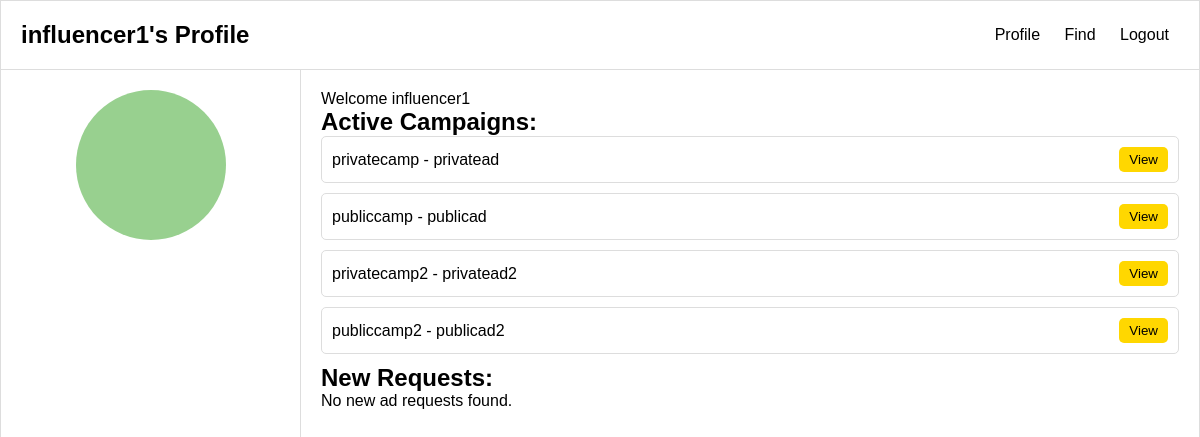
Page /influencer/profile (signed in) on the committed database.
### models.py (models this page shows)
class User(db.Model):
    id = db.Column(db.Integer, primary_key=True)
    username = db.Column(db.String(80), unique=True, nullable=False)
    password = db.Column(db.String(128), nullable=False)
    user_type = db.Column(db.String(80), nullable=False)  # 'influencer' or 'sponsor'
    __mapper_args__ = {
        'polymorphic_identity': 'user',
        'polymorphic_on': user_type
    }

class AdRequest(db.Model):
    id = db.Column(db.Integer, primary_key=True)
    sponsor_id = db.Column(db.Integer, db.ForeignKey('sponsor.id'), nullable=False)
    campaign_id = db.Column(db.Integer, db.ForeignKey('campaign.id'), nullable=False)
    influencer_id = db.Column(db.Integer, db.ForeignKey('influencer.id'), nullable=True)
    ad_name = db.Column(db.String(100), nullable=False)
    ad_description = db.Column(db.Text, nullable=False)
    ad_terms = db.Column(db.Text, nullable=False)
    payment = db.Column(db.Float, nullable=False)
    status = db.Column(db.String(20), default='Pending')
    timestamp = db.Column(db.DateTime, default=datetime.utcnow)
    sponsor = db.relationship('Sponsor', backref=db.backref('ad_requests', lazy=True))
    influencer = db.relationship('Influencer', backref=db.backref('ad_requests', lazy=True))
    campaign = db.relationship('Campaign', backref=db.backref('ad_requests', lazy=True))

class Campaign(db.Model):
    id = db.Column(db.Integer, primary_key=True)
    title = db.Column(db.String(100), nullable=False)
    description = db.Column(db.Text, nullable=False)
    image = db.Column(db.String(200))
    niche = db.Column(db.String(50), nullable=False)
    date = db.Column(db.Date, nullable=False)
    sponsor_id = db.Column(db.Integer, db.ForeignKey('sponsor.id'), nullable=False)
    budget = db.Column(db.Float, nullable=True)
    visibility = db.Column(db.String(10), nullable=False, default='public')
    sponsor = db.relationship('Sponsor', backref='campaigns')

### main.py (the view)
@app.route('/influencer/profile')
def influencer_profile():
    if 'logged_in' in session and session.get('user_type') == 'influencer':
        username = session.get('username')
        influencer = Influencer.query.filter_by(username=username).first()
        if influencer:
            active_campaigns = AdRequest.query.filter(
                AdRequest.influencer_id == influencer.id,
                AdRequest.status == 'Accepted'
            ).join(Campaign).all()
            new_requests = AdRequest.query.filter(
            AdRequest.status == 'Pending',
            Campaign.visibility == 'private',
            (AdRequest.influencer_id == influencer.id) | (AdRequest.influencer_id == None) # Add this OR condition
        ).join(Campaign).all()
            print(new_requests)
            return render_template(
                'influencer_profile.html',
                username=username,
                active_campaigns=active_campaigns,
                ad_requests=new_requests
            )
        else:
            flash('Error: Influencer not found.', 'error')
            return redirect(url_for('user_login'))
    else:
        return redirect(url_for('user_login'))

### templates/influencer_profile.html (shortened to what this page needs)
<!DOCTYPE html>
<html lang="en">
<head>
</head>
<body>
    <div class="dashboard">
        <div class="header">
            <h1>{{ username }}'s Profile</h1>
            <nav>
                <a href="{{ url_for('influencer_profile') }}" class="active">Profile</a>
                <a href="{{ url_for('influencer_find_page') }}">Find</a>
                <a href="{{ url_for('logout') }}">Logout</a>
            </nav>
        </div>
        <div class="content">
            <div class="sidebar">
                <div class="profile-pic"></div>
            </div>
            <div class="main">
                <p>Welcome {{ username }}</p>
                <h2>Active Campaigns:</h2>
                {% if active_campaigns %}
                    <ul>
                    {% for ad_request in active_campaigns %}
                        <li class="campaign">
                            <span>{{ ad_request.campaign.title }} - {{ ad_request.ad_name }}</span>
                            <button class="view-btn" onclick="openModal('{{ ad_request.ad_name }}',
                                                                '{{ ad_request.campaign.title }}',
                                                                '{{ ad_request.ad_description }}',
                                                                '{{ ad_request.ad_terms }}',
                                                                '{{ ad_request.payment }}')">View</button>
                        </li>
                    {% endfor %}
                    </ul>
                {% else %}
                    <p>No active campaigns found.</p>
                {% endif %}
                <h2>New Requests:</h2>
                {% if ad_requests %}
                    <ul>
                    {% for ad_request in ad_requests %}
                        <li class="request">
                            <span>{{ ad_request.ad_name }} - {{ ad_request.campaign.title }}</span>
                            <button class="view-btn" onclick="openModal(
                                '{{ ad_request.ad_name }}',
                                '{{ ad_request.campaign.title }}',
                                '{{ ad_request.ad_description }}',
                                '{{ ad_request.ad_terms }}',
                                '{{ ad_request.payment }}',
                                '{{ ad_request.id }}'
                            )">View</button>
                            <form method="POST" action="{{ url_for('accept_ad_request', request_id=ad_request.id) }}">
                                <button type="submit" class="accept-btn">Accept</button>
                            </form>
                            <form method="POST" action="{{ url_for('reject_ad_request', request_id=ad_request.id) }}">
                                <button type="submit" class="reject-btn">Reject</button>
                            </form>
                        </li>
                    {% endfor %}
                    </ul>
                {% else %}
                    <p>No new ad requests found.</p>
{% endif %}
            </div>
        </div>
    </div>
</body>
</html>

### templates/influencer_profile.html (style rules this page uses)
* { box-sizing: border-box; margin: 0; padding: 0; }
html, body { height: 100%; font-family: Arial, sans-serif; }
body { background-color: #f5f5f5; display: flex; justify-content: center; align-items: center; }
.dashboard { width: 100%; height: 100%; display: flex; flex-direction: column; background-color: #fff; border: 1px solid #ddd; }
.header { display: flex; justify-content: space-between; align-items: center; padding: 20px; border-bottom: 1px solid #ddd; }
.header h1 { font-size: 24px; }
.header nav a { margin: 0 10px; text-decoration: none; color: #000; font-size: 16px; }
.content { display: flex; flex: 1; }
.sidebar { width: 300px; border-right: 1px solid #ddd; padding: 20px; text-align: center; }
.profile-pic { width: 150px; height: 150px; background-color: #98D08F; border-radius: 50%; margin: 0 auto 10px; }
.main { flex: 1; padding: 20px; overflow-y: auto; }
.campaign, .request { display: flex; justify-content: space-between; align-items: center; margin-bottom: 10px; padding: 10px; border: 1px solid #ddd; border-radius: 5px; }
.view-btn, .accept-btn, .reject-btn { padding: 5px 10px; border: none; border-radius: 5px; cursor: pointer; }
.view-btn { background-color: #FFD700; color: #000; }

### rows in the picture
User: username "influencer1"
AdRequest: campaign "privatecamp", ad_name "privatead"
AdRequest: campaign "publiccamp", ad_name "publicad"
AdRequest: campaign "privatecamp2", ad_name "privatead2"
AdRequest: campaign "publiccamp2", ad_name "publicad2"
